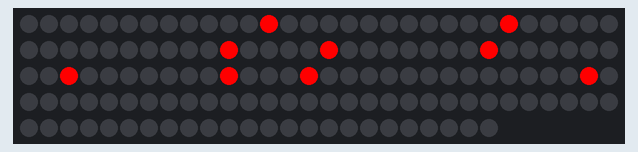
Simulated run of this sketch. Board: ATtiny85, built with avr-gcc and run on an emulated ATtiny85. Parts: 144 RGB LEDs in strip order, left to right, continuing on the next row. Random numbers use the default seed unless the sketch sets one.

Above: at 36.93 s.

The sketch:

Twinkle.ino
```cpp
/*
 *  InfinityMirrorRainbow.ino
 *
 *  Created by Iain Moncrief
 *  Monday, March 18, 2019
 *
 */

#include <Adafruit_DotStar.h>
#include <SPI.h>

// Compile time definitions
#define NUMPIXELS 144  // Pixel count for extended LED strip
#define DATAPIN 6	  // Green wire
#define CLOCKPIN 5	 // Blue wire
#define ANALOGPOTPIN 2 // Potentiometer pin
#define BRIGHTNESS 0

Adafruit_DotStar strip = Adafruit_DotStar(NUMPIXELS, DATAPIN, CLOCKPIN, DOTSTAR_BRG);

void setup()
{

#if defined(__AVR_ATtiny85__) && (F_CPU == 16000000L)
	clock_prescale_set(clock_div_1); // Enable 16 MHz on Trinket
#endif

	strip.begin();

	if (BRIGHTNESS > 0)
	{
		strip.setBrightness(BRIGHTNESS);
	}

	strip.show(); // Clears the strip
}

void loop()
{
	Twinkle(0xff, 0, 0, 10, 100, false);
}

void Twinkle(byte red, byte green, byte blue, int Count, int SpeedDelay, boolean OnlyOne)
{
	strip.clear();

	for (int i = 0; i < Count; i++)
	{
		strip.setPixelColor(random(NUMPIXELS), red, green, blue);
		strip.show();
		delay(SpeedDelay);
		if (OnlyOne)
		{
			strip.clear();
		}
	}

	delay(SpeedDelay);
}
```
